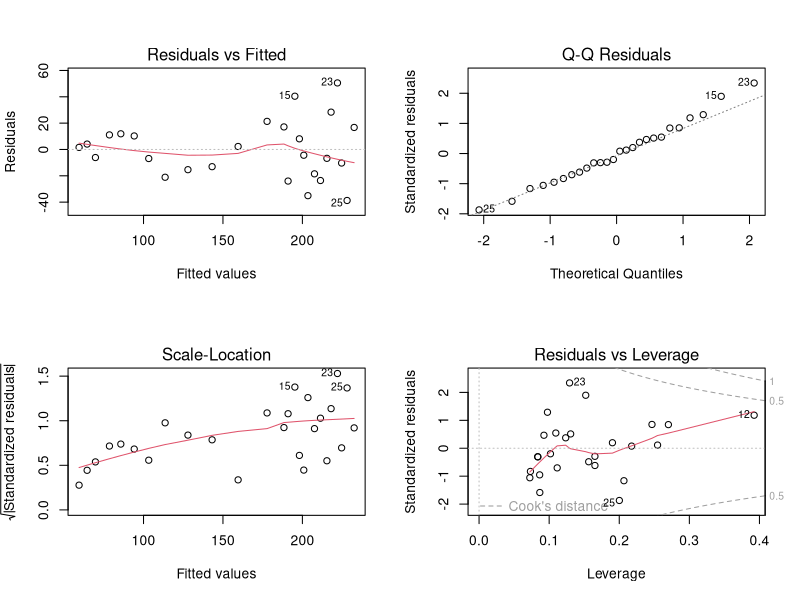
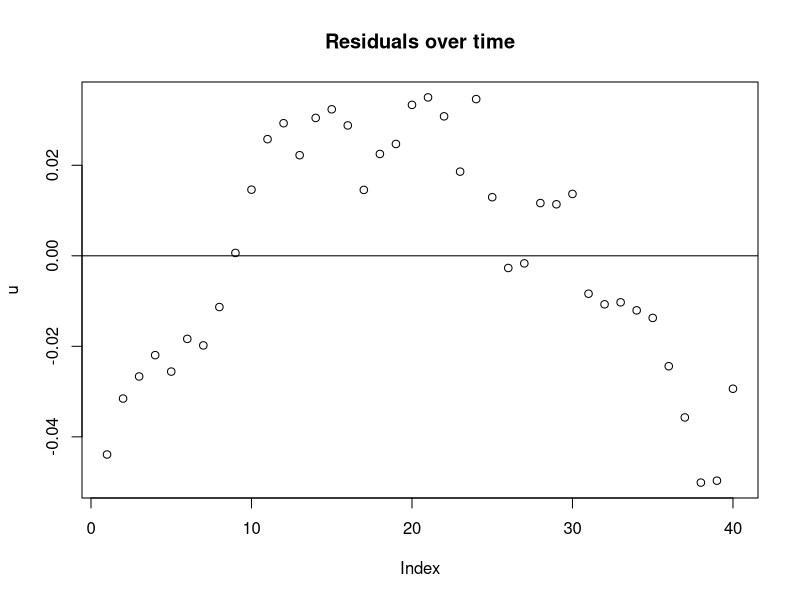
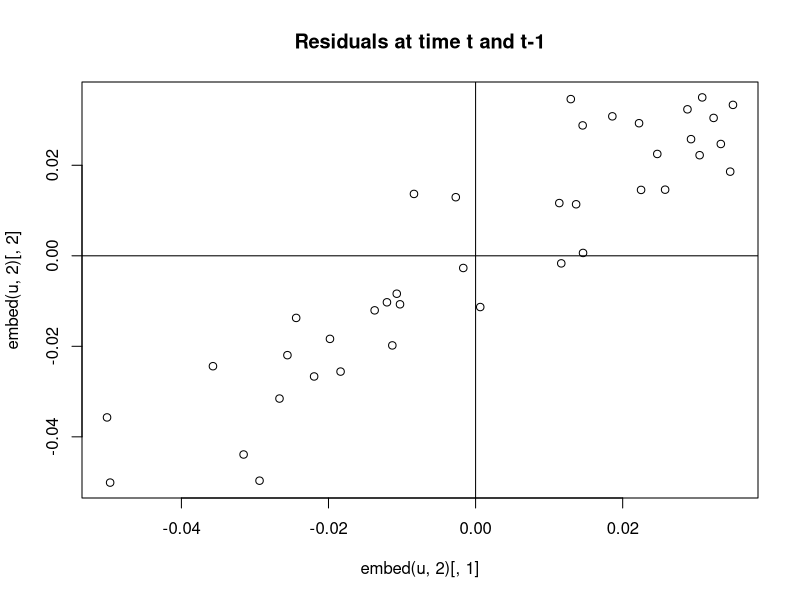

Reproduce these figures in R, in order.
## ---- chunk 1
abit <- read.csv2("data/abitazioni.csv")
attach(abit)
modrg <- lm(prezzo~dimensione+letto+bagno+ripostiglio)
summary(modrg)
## ---- chunk 2
y <- prezzo; ym <- mean(y)
yc <- modrg$fitted
n <- length(y)
u2 <- (y-yc)^2
dof <- n-5
rse <- (sum(u2)/dof)^(0.5); rse
sqrt(deviance(modrg)/df.residual(modrg))
## ---- chunk 3
rgss <- sum((yc-ym)^2)
tss <- sum((y-ym)^2)
Rqu <- rgss/tss
Rqu
## ---- chunk 4
Rqa <- 1-((1-Rqu)*(n-1)/dof)
Rqa
mrss <- rgss/4
ssr <- tss-rgss
mssr <- ssr/dof
F <- mrss/mssr
F
Fcrit <- qf(0.05, 4, 541, lower.tail=FALSE)
Fcrit
(Rqu/4)/((1-Rqu)/dof)
## ---- chunk 5
RqCr <- ((5-1)*Fcrit)/((5-1)*Fcrit+(546-5)); RqCr
## ---- chunk 6
intercetta <- rep(1,n)
xx <- cbind(intercetta, dimensione, letto, bagno, ripostiglio)
xtx <- solve(t(xx)%*%xx)
stime <- xtx%*%t(xx)%*%y
sec <- sqrt(diag(xtx))*rse
tstu <- stime/sec
pvalue <- 2*pt(-abs(tstu), dof)
matrice <- cbind(stime, sec, tstu, pvalue)
colnames(matrice) <- c("stime","errori","test-t","p-value")
round(matrice,3)
tdx <- qt(0.975, dof)
infe <- stime-tdx*sec; supe <- stime+tdx*sec
intervallo <- cbind(infe, supe)
colnames(intervallo) <- c("inferiore","superiore")
round(intervallo,3)
## ---- chunk 7
confint(modrg)
## ---- chunk 8
mod1 <- lm(prezzo~letto)
summary(mod1)
## ---- chunk 9
dati <- abit
round(cor(dati),3)
## ---- chunk 10
modb <- lm(prezzo~dimensione+letto)
summary(modb)
modc <- lm(dimensione~letto)
coef(modc)
1.057e+04 + 6.053e+00 * 446.5
coef(modb)["letto"] + coef(modb)["dimensione"] * coef(modc)["letto"]
## ---- chunk 11
var1 <- dimensione
var2 <- log(dimensione)/2
cor(var1, var2)
cor(prezzo, var1); cor(prezzo, var2)
modcor <- lm(prezzo~var1+var2)
round(summary(modcor)$coeff, 4)
## ---- chunk 12
round(summary(lm(prezzo~var1))$coeff, 4)
## ---- chunk 13
r <- cor(var1, var2)
vif <- 1/(1-(r^2)); tol <- 1/vif; vif; tol
## ---- chunk 14
nor <- lm(prezzo~dimensione+letto)
pre <- prezzo-mean(prezzo)
dim <- dimensione-mean(dimensione)
let <- letto-mean(letto); med <- lm(pre~dim+let)
pss <- pre/sd(prezzo); dss <- dim/sd(dimensione)
lss <- let/sd(letto); sta <- lm(pss~dss+lss)
round(summary(nor)$coeff,3); round(summary(med)$coeff,3); round(summary(sta)$coeff,3)
detach(abit)
## ---- chunk 15
case <- read.csv2("data/case.csv")
attach(case)
dum <- lm(prezzo~accesso+giochi)
dum$coeff[1]+dum$coeff[2]*0+dum$coeff[3]*0
dum$coeff[1]+dum$coeff[2]*1+dum$coeff[3]*0
dum$coeff[1]+dum$coeff[2]*0+dum$coeff[3]*1
dum$coeff[1]+dum$coeff[2]*1+dum$coeff[3]*1
## ---- chunk 16
dimcli <- dimensione*clima
modwid <- lm(prezzo~dimensione+clima+dimcli)
round(summary(modwid)$coef, 4)
## ---- chunk 17
modnid <- lm(prezzo~dimensione+dimcli)
round(summary(modnid)$coef, 4)
## ---- chunk 18
n <- nrow(case)
riduz <- dimensione+dimcli
modris <- lm(prezzo~riduz)
round(summary(modris)$coeff, 4)
usum <- anova(modnid)$Sum[3]
rsum <- anova(modris)$Sum[2]
Frestr <- ((rsum-usum)/1)/(usum/(n-3))
Frestr
smodnid <- summary(modnid)
smodris <- summary(modris)
ru <- smodnid$r.square
rr <- smodris$r.square
((ru-rr)/1)/((1-ru)/(n-3))
## ---- chunk 19
qf(0.95, 1, n-3)
pf(Frestr, 1, n-3, lower.tail=FALSE)
## ---- chunk 20
anid <- anova(modnid)
anid
anid$Sum # sums = Sum Sq
anid$Sum/anid$Df # means = Mean Sq
anid$Mean[1]/anid$Mean[3]
anid$Mean[2]/anid$Mean[3]
## ---- chunk 21
anova(modris, modnid)
## ---- chunk 22
#| include: false
detach(case)
## ---- chunk 23
usa <- read.csv2("data/redditousa.csv")
attach(usa)
t(anno)
ante <- lm(risparmio[1:12]~reddito[1:12])
post <- lm(risparmio[13:26]~reddito[13:26])
tutto <- lm(risparmio~reddito)
ant <- summary(ante); pos <- summary(post)
tut <- summary(tutto)
round(ant$coeff,3); round(pos$coeff,3); round(tut$coeff,3)
usuma <- anova(ante)$Sum[2]; usumb <- anova(post)$Sum[2]
rsum <- anova(tutto)$Sum[2]
Fchow <- ((rsum-(usuma+usumb))/2)/((usuma+usumb)/(12+14-2*2))
Fchow
round(pf(Fchow, 2, 22, lower.tail=FALSE), 5)
## ---- chunk 24
Fvar <- (pos$sigma^2)/(ant$sigma^2)
Fvar
round(pf(Fvar, 12, 10, lower.tail=FALSE), 4)
## ---- chunk 25
d1 <- rep(NA,26)
d1[1:12] <- 0
d1[13:26] <- 1
d1x <- d1*reddito
modum <- lm(risparmio~reddito+d1+d1x)
summary(modum)
## ---- chunk 26
modum$coeff[1]; modum$coeff[2]
modum$coeff[1]+modum$coeff[3]; modum$coeff[2]+modum$coeff[4]
## ---- chunk 27
d1 <- rep(NA,26); d2 <- rep(NA,26)
d1[1:12] <- 0; d1[13:26] <- 1
d2[1:12] <- 1; d2[13:26] <- 0
modd <- lm(risparmio~d1+d2)
summary(modd)$coeff
modint <- lm(risparmio~d1+d2-1)
summary(modint)$coeff
mean(risparmio[1:12])
mean(risparmio[13:26])
## ---- chunk 28
#| fig-cap: "Figure 5.1 – Diagnostic plots of the model modum"
#| fig-width: 7
#| fig-height: 7
par(mfrow=c(2,2))
plot(modum)
par(mfrow=c(1,1))
## ---- chunk 29
ee <- resid(modum)
m3 <- mean((ee-mean(ee))^3); S <- m3/(sd(ee)^3)
m4 <- mean((ee-mean(ee))^4); K <- m4/(sd(ee)^4)
S; K
n <- 26
JB <- n*((S^2)/6 + ((K-3)^2)/24)
JB
pchisq(JB, 2, lower.tail=FALSE)
detach(usa)
## ---- chunk 30
rosedf <- read.csv2("data/rose.csv")
attach(rosedf)
mo1 <- lm(rose~prvar1+prvar2)
mo2 <- lm(log(rose)~log(prvar1)+log(prvar2))
z1 <- log(fitted(mo1))-fitted(mo2)
z2 <- exp(fitted(mo2))-fitted(mo1)
mod1e <- lm(rose~prvar1+prvar2+z1)
mod2e <- lm(log(rose)~log(prvar1)+log(prvar2)+z2)
round(summary(mod1e)$coeff,3); round(summary(mod2e)$coeff,3)
## ---- chunk 31
ll1 <- logLik(mo1)
mo3 <- lm(rose~prvar1)
ll3 <- logLik(mo3)
ll1; ll3
lambda <- 2*(ll1[1]-ll3[1])
lambda
pchisq(lambda, 1, lower.tail=FALSE)
detach(rosedf)
## ---- chunk 32
tabella <- read.csv2("data/consusa.csv")
attach(tabella)
tabord <- tabella[order(reddito),]
modet1 <- lm(tabord$consumo[1:13]~tabord$reddito[1:13])
modet2 <- lm(tabord$consumo[(30-13+1):30]~tabord$reddito[(30-13+1):30])
rss1 <- anova(modet1)$Sum[2]
rss2 <- anova(modet2)$Sum[2]
lam <- (rss2/11)/(rss1/11)
lam
qf(0.95, 11, 11)
## ---- chunk 33
modwh <- lm(consumo~reddito)
reddito2 <- reddito^2
u2 <- (residuals(modwh))^2
modu2 <- lm(u2~reddito+reddito2)
raux <- summary(modu2)$r.squared
white <- 30*raux
white
pchisq(white, 2, lower.tail=FALSE)
detach(tabella)
## ---- chunk 34
sal <- read.csv2("data/salari.csv")
attach(sal)
modsal <- lm(log(salari)~log(produtt))
summary(modsal)
## ---- chunk 35
#| fig-cap: "Figure 5.2 – Residuals over time"
u <- residuals(modsal)
plot(u, main="Residuals over time")
abline(h=0)
## ---- chunk 36
#| fig-cap: "Figure 5.3 – Autocorrelation of the residuals"
plot(embed(u,2)[,1], embed(u,2)[,2], main="Residuals at time t and t-1")
abline(h=0); abline(v=0)
## ---- chunk 37
cor(embed(u,2)[,1], embed(u,2)[,2])
ut0 <- embed(u,2)[,1]
ut1 <- embed(u,2)[,2]
dw <- (sum((ut0-ut1)^2))/(sum(u^2))
dw
rho <- cor(ut0, ut1)
dd <- 2*(1-rho)
dd
## ---- chunk 38
y <- log(salari)
x <- log(produtt)
y1 <- 0; x1 <- 0
y1[2:40] <- y[1:39]
x1[2:40] <- x[1:39]
yy <- (y-rho*y1)
xx <- (x-rho*x1)
yy[1] <- y[1]*((1-rho^2)^0.5)
xx[1] <- x[1]*((1-rho^2)^0.5)
modrh <- lm(yy~xx)
u <- residuals(modrh)
ut0 <- embed(u,2)[,1]
ut1 <- embed(u,2)[,2]
cor(ut0, ut1)
dw <- (sum((ut0-ut1)^2))/(sum(u^2))
dw
rho <- cor(ut0, ut1)
dd <- 2*(1-rho)
dd
## ---- chunk 39
y <- yy; x <- xx
y1 <- 0; x1 <- 0
y1[2:40] <- y[1:39]
x1[2:40] <- x[1:39]
yy <- (y-rho*y1)
xx <- (x-rho*x1)
yy[1] <- y[1]*((1-rho^2)^0.5)
xx[1] <- x[1]*((1-rho^2)^0.5)
u <- residuals(lm(yy~xx))
ut0 <- embed(u,2)[,1]
ut1 <- embed(u,2)[,2]
rho <- cor(ut0, ut1)
dw <- (sum((ut0-ut1)^2))/(sum(u^2))
rho
dw
summary(lm(yy~xx))
## ---- chunk 40
modf <- lm(log(salari[1:38])~log(produtt[1:38]))
modf$coeff[1]+modf$coeff[2]*log(produtt[39])
rh <- cor(embed((residuals(modf)),2))[2]
modf$coeff[1]+modf$coeff[2]*log(produtt[39])+rh*residuals(modf)[38]
log(salari)[39]
detach(sal)
## ---- chunk 41
costodf <- read.csv2("data/costo.csv")
attach(costodf)
modelloA <- lm(costo~produz)
round(modelloA$coeff, 3)
## ---- chunk 42
costo2 <- (fitted(modelloA))^2
costo3 <- (fitted(modelloA))^3
modelloB <- lm(costo~produz+costo2+costo3)
round(modelloB$coeff, 3)
rA <- summary(modelloA)$r.squared
rB <- summary(modelloB)$r.squared
nr <- 2 # number of added regressors
nk <- 4 # number of parameters of the extended model
Fres <- ((rB-rA)/nr)/((1-rB)/(10-nk)) # 10 = number of cases
Fres
## ---- chunk 43
uA <- residuals(modelloA)
prod2 <- produz^2
prod3 <- produz^3
maux <- lm(uA~produz+prod2+prod3)
maux$coeff
raux <- summary(maux)$r.squared
chi <- 10*raux
chi
pchisq(chi, 2, lower.tail=FALSE)
detach(costodf)
## ---- chunk 44
cp <- read.csv2("data/conspro.csv")
attach(cp)
rr <- embed(rpro,2)
cc <- cpro[2:22]
modA <- lm(cc~rr)
round(summary(modA)$coeff,3)
ck <- embed(cpro,2)
modB <- lm(ck[,1]~rr[,1]+ck[,2])
round(summary(modB)$coeff,3)
modAx <- lm(cc~rr+fitted(modB))
round(summary(modAx)$coeff,3)
modBx <- lm(ck[,1]~rr[,1]+ck[,2]+fitted(modA))
round(summary(modBx)$coeff,3)
detach(cp)
## ---- chunk 45
rssA <- sum(residuals(modA)^2)
rssB <- sum(residuals(modB)^2)
aicA <- (2*3/21)+log(rssA/21)
aicB <- (2*3/21)+log(rssB/21)
sicA <- (3/21)*log(21)+log(rssA/21)
sicB <- (3/21)*log(21)+log(rssB/21)
aicA; aicB
sicA; sicB
